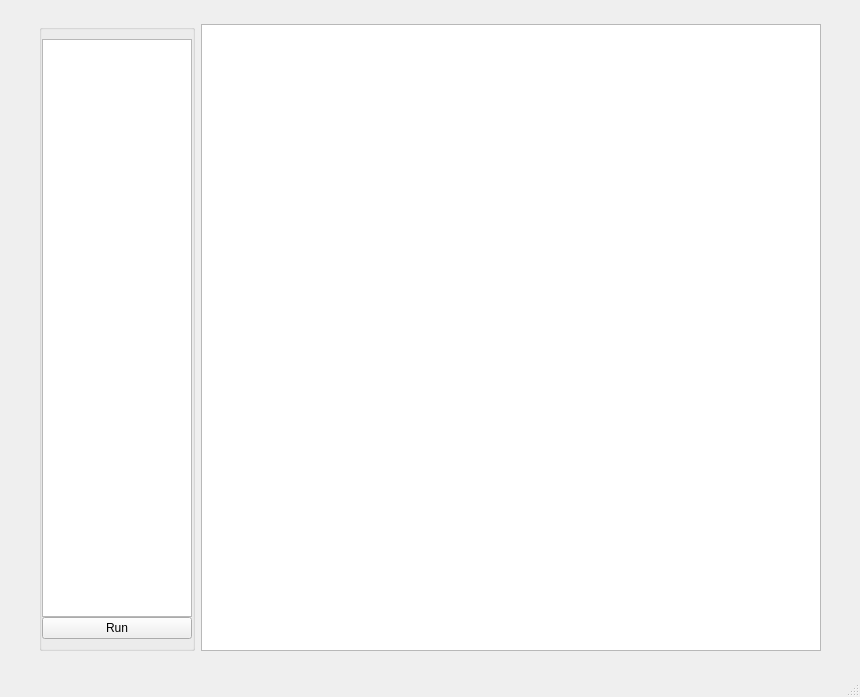
<?xml version="1.0" encoding="UTF-8"?>
<ui version="4.0">
 <class>MainWindow</class>
 <widget class="QMainWindow" name="MainWindow">
  <property name="geometry">
   <rect>
    <x>0</x>
    <y>0</y>
    <width>860</width>
    <height>697</height>
   </rect>
  </property>
  <property name="sizePolicy">
   <sizepolicy hsizetype="Preferred" vsizetype="Preferred">
    <horstretch>0</horstretch>
    <verstretch>0</verstretch>
   </sizepolicy>
  </property>
  <property name="windowTitle">
   <string>MainWindow</string>
  </property>
  <widget class="QWidget" name="centralwidget">
   <layout class="QHBoxLayout" name="horizontalLayout_2">
    <item>
     <layout class="QHBoxLayout" name="horizontalLayout">
      <property name="leftMargin">
       <number>30</number>
      </property>
      <property name="topMargin">
       <number>15</number>
      </property>
      <property name="rightMargin">
       <number>30</number>
      </property>
      <property name="bottomMargin">
       <number>15</number>
      </property>
      <item>
       <widget class="QGroupBox" name="groupBox">
        <property name="sizePolicy">
         <sizepolicy hsizetype="Preferred" vsizetype="Preferred">
          <horstretch>0</horstretch>
          <verstretch>0</verstretch>
         </sizepolicy>
        </property>
        <property name="title">
         <string/>
        </property>
        <property name="alignment">
         <set>Qt::AlignCenter</set>
        </property>
        <property name="flat">
         <bool>true</bool>
        </property>
        <property name="checkable">
         <bool>false</bool>
        </property>
        <layout class="QVBoxLayout" name="verticalLayout">
         <property name="spacing">
          <number>0</number>
         </property>
         <property name="leftMargin">
          <number>0</number>
         </property>
         <property name="rightMargin">
          <number>0</number>
         </property>
         <item>
          <widget class="FunctionList" name="functionList">
           <property name="sizePolicy">
            <sizepolicy hsizetype="Preferred" vsizetype="Expanding">
             <horstretch>0</horstretch>
             <verstretch>0</verstretch>
            </sizepolicy>
           </property>
           <property name="maximumSize">
            <size>
             <width>150</width>
             <height>16777215</height>
            </size>
           </property>
           <property name="dragEnabled">
            <bool>true</bool>
           </property>
          </widget>
         </item>
         <item>
          <widget class="QPushButton" name="runButton">
           <property name="text">
            <string>Run</string>
           </property>
          </widget>
         </item>
        </layout>
       </widget>
      </item>
      <item>
       <widget class="QGraphicsView" name="graphicsView">
        <property name="sizePolicy">
         <sizepolicy hsizetype="Expanding" vsizetype="Expanding">
          <horstretch>0</horstretch>
          <verstretch>0</verstretch>
         </sizepolicy>
        </property>
       </widget>
      </item>
     </layout>
    </item>
   </layout>
  </widget>
  <widget class="QMenuBar" name="menubar">
   <property name="geometry">
    <rect>
     <x>0</x>
     <y>0</y>
     <width>860</width>
     <height>24</height>
    </rect>
   </property>
  </widget>
  <widget class="QStatusBar" name="statusbar"/>
 </widget>
 <customwidgets>
  <customwidget>
   <class>FunctionList</class>
   <extends>QListView</extends>
   <header>widgets/function_list</header>
  </customwidget>
 </customwidgets>
 <resources/>
 <connections/>
</ui>
